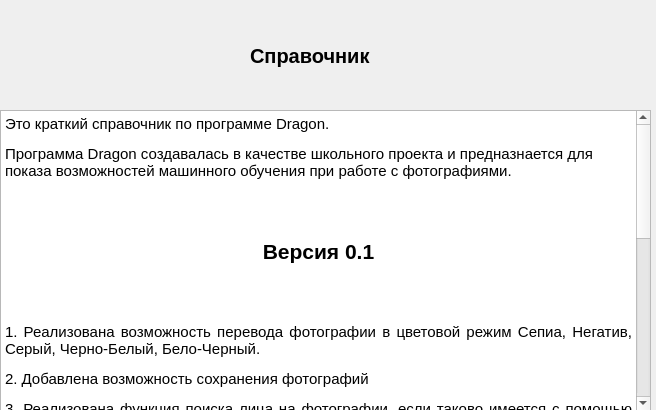
<?xml version="1.0" encoding="UTF-8"?>
<ui version="4.0">
 <class>Dialog</class>
 <widget class="QDialog" name="Dialog">
  <property name="geometry">
   <rect>
    <x>0</x>
    <y>0</y>
    <width>656</width>
    <height>410</height>
   </rect>
  </property>
  <property name="windowTitle">
   <string>Dialog</string>
  </property>
  <widget class="QLabel" name="label">
   <property name="geometry">
    <rect>
     <x>250</x>
     <y>30</y>
     <width>151</width>
     <height>51</height>
    </rect>
   </property>
   <property name="minimumSize">
    <size>
     <width>151</width>
     <height>51</height>
    </size>
   </property>
   <property name="maximumSize">
    <size>
     <width>151</width>
     <height>51</height>
    </size>
   </property>
   <property name="styleSheet">
    <string notr="true">font-size: 20px;
font-weight: bold;</string>
   </property>
   <property name="text">
    <string>Справочник</string>
   </property>
  </widget>
  <widget class="QTextEdit" name="textEdit">
   <property name="geometry">
    <rect>
     <x>0</x>
     <y>110</y>
     <width>651</width>
     <height>301</height>
    </rect>
   </property>
   <property name="html">
    <string>&lt;!DOCTYPE HTML PUBLIC &quot;-//W3C//DTD HTML 4.0//EN&quot; &quot;http://www.w3.org/TR/REC-html40/strict.dtd&quot;&gt;
&lt;html&gt;&lt;head&gt;&lt;meta name=&quot;qrichtext&quot; content=&quot;1&quot; /&gt;&lt;style type=&quot;text/css&quot;&gt;
p, li { white-space: pre-wrap; }
&lt;/style&gt;&lt;/head&gt;&lt;body style=&quot; font-family:'Ubuntu'; font-size:11pt; font-weight:400; font-style:normal;&quot;&gt;
&lt;p style=&quot; margin-top:0px; margin-bottom:0px; margin-left:0px; margin-right:0px; -qt-block-indent:0; text-indent:0px;&quot;&gt;Это краткий справочник по программе Dragon. &lt;/p&gt;
&lt;p style=&quot; margin-top:12px; margin-bottom:12px; margin-left:0px; margin-right:0px; -qt-block-indent:0; text-indent:0px;&quot;&gt;Программа Dragon создавалась в качестве школьного проекта и предназнается для показа возможностей машинного обучения при работе с фотографиями. &lt;/p&gt;
&lt;p style=&quot; margin-top:12px; margin-bottom:12px; margin-left:0px; margin-right:0px; -qt-block-indent:0; text-indent:0px;&quot;&gt;&lt;br /&gt;&lt;/p&gt;
&lt;p align=&quot;center&quot; style=&quot; margin-top:12px; margin-bottom:12px; margin-left:0px; margin-right:0px; -qt-block-indent:0; text-indent:0px;&quot;&gt;&lt;span style=&quot; font-size:16pt; font-weight:600;&quot;&gt;Версия 0.1&lt;/span&gt;&lt;/p&gt;
&lt;p style=&quot; margin-top:12px; margin-bottom:12px; margin-left:0px; margin-right:0px; -qt-block-indent:0; text-indent:0px;&quot;&gt;&lt;br /&gt;&lt;/p&gt;
&lt;p align=&quot;justify&quot; style=&quot; margin-top:12px; margin-bottom:12px; margin-left:0px; margin-right:0px; -qt-block-indent:0; text-indent:0px;&quot;&gt;1. Реализована возможность перевода фотографии в цветовой режим Сепиа, Негатив, Серый, Черно-Белый, Бело-Черный.&lt;/p&gt;
&lt;p align=&quot;justify&quot; style=&quot; margin-top:12px; margin-bottom:12px; margin-left:0px; margin-right:0px; -qt-block-indent:0; text-indent:0px;&quot;&gt;2. Добавлена возможность сохранения фотографий&lt;/p&gt;
&lt;p align=&quot;justify&quot; style=&quot; margin-top:12px; margin-bottom:12px; margin-left:0px; margin-right:0px; -qt-block-indent:0; text-indent:0px;&quot;&gt;3. Реализована функция поиска лица на фотографии, если таково имеется с помощью библиотеки opencv.&lt;/p&gt;
&lt;p align=&quot;justify&quot; style=&quot; margin-top:12px; margin-bottom:12px; margin-left:0px; margin-right:0px; -qt-block-indent:0; text-indent:0px;&quot;&gt;4. Реализована функция обнаружение текста с помощью библиотеки tesseract&lt;/p&gt;
&lt;p style=&quot; margin-top:12px; margin-bottom:12px; margin-left:0px; margin-right:0px; -qt-block-indent:0; text-indent:0px;&quot;&gt;&lt;br /&gt;&lt;/p&gt;
&lt;p style=&quot; margin-top:12px; margin-bottom:12px; margin-left:0px; margin-right:0px; -qt-block-indent:0; text-indent:0px;&quot;&gt;&lt;br /&gt;&lt;/p&gt;
&lt;p style=&quot; margin-top:12px; margin-bottom:12px; margin-left:0px; margin-right:0px; -qt-block-indent:0; text-indent:0px;&quot;&gt;Программа была написана на python 3&lt;/p&gt;
&lt;p style=&quot; margin-top:12px; margin-bottom:12px; margin-left:0px; margin-right:0px; -qt-block-indent:0; text-indent:0px;&quot;&gt;При создании использовались следующее библиотеки: PIL, opencv, pytesseract, pyside2, QT5, numpy&lt;/p&gt;
&lt;p style=&quot; margin-top:12px; margin-bottom:12px; margin-left:0px; margin-right:0px; -qt-block-indent:0; text-indent:0px;&quot;&gt;&lt;br /&gt;&lt;/p&gt;
&lt;p align=&quot;right&quot; style=&quot; margin-top:12px; margin-bottom:12px; margin-left:0px; margin-right:0px; -qt-block-indent:0; text-indent:0px;&quot;&gt;Разработчик: Денис Мустафин&lt;/p&gt;
&lt;p style=&quot;-qt-paragraph-type:empty; margin-top:12px; margin-bottom:12px; margin-left:0px; margin-right:0px; -qt-block-indent:0; text-indent:0px;&quot;&gt;&lt;br /&gt;&lt;/p&gt;
&lt;p style=&quot; margin-top:12px; margin-bottom:12px; margin-left:0px; margin-right:0px; -qt-block-indent:0; text-indent:0px;&quot;&gt;При использовании программы требуется указать ссылку на разработчика github: https://github.com/DenisCompany&lt;/p&gt;
&lt;p style=&quot; margin-top:12px; margin-bottom:12px; margin-left:0px; margin-right:0px; -qt-block-indent:0; text-indent:0px;&quot;&gt;Связаться со мной можно через меню Help-&amp;gt;asks&lt;/p&gt;&lt;/body&gt;&lt;/html&gt;</string>
   </property>
  </widget>
 </widget>
 <resources/>
 <connections/>
</ui>
